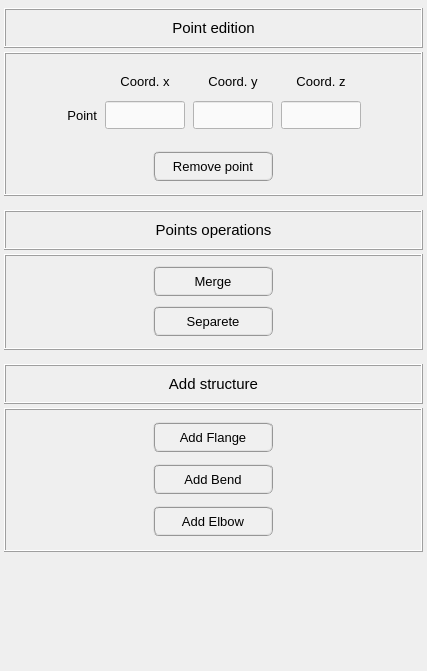
<?xml version="1.0" encoding="UTF-8"?>
<ui version="4.0">
 <class>Form</class>
 <widget class="QWidget" name="Form">
  <property name="geometry">
   <rect>
    <x>0</x>
    <y>0</y>
    <width>427</width>
    <height>671</height>
   </rect>
  </property>
  <property name="windowTitle">
   <string>Form</string>
  </property>
  <layout class="QGridLayout" name="gridLayout_3">
   <property name="leftMargin">
    <number>0</number>
   </property>
   <property name="topMargin">
    <number>4</number>
   </property>
   <property name="rightMargin">
    <number>0</number>
   </property>
   <property name="bottomMargin">
    <number>4</number>
   </property>
   <property name="horizontalSpacing">
    <number>4</number>
   </property>
   <property name="verticalSpacing">
    <number>6</number>
   </property>
   <item row="4" column="0">
    <spacer name="verticalSpacer">
     <property name="orientation">
      <enum>Qt::Vertical</enum>
     </property>
     <property name="sizeHint" stdset="0">
      <size>
       <width>20</width>
       <height>40</height>
      </size>
     </property>
    </spacer>
   </item>
   <item row="2" column="0">
    <widget class="QFrame" name="frame_add_structure">
     <property name="frameShape">
      <enum>QFrame::NoFrame</enum>
     </property>
     <property name="frameShadow">
      <enum>QFrame::Raised</enum>
     </property>
     <layout class="QGridLayout" name="gridLayout_8">
      <property name="leftMargin">
       <number>4</number>
      </property>
      <property name="topMargin">
       <number>4</number>
      </property>
      <property name="rightMargin">
       <number>4</number>
      </property>
      <property name="bottomMargin">
       <number>4</number>
      </property>
      <property name="spacing">
       <number>4</number>
      </property>
      <item row="0" column="0">
       <widget class="QFrame" name="frame_title_add_structure">
        <property name="minimumSize">
         <size>
          <width>0</width>
          <height>40</height>
         </size>
        </property>
        <property name="maximumSize">
         <size>
          <width>16777215</width>
          <height>40</height>
         </size>
        </property>
        <property name="frameShape">
         <enum>QFrame::Box</enum>
        </property>
        <property name="frameShadow">
         <enum>QFrame::Raised</enum>
        </property>
        <layout class="QGridLayout" name="gridLayout_7">
         <property name="leftMargin">
          <number>4</number>
         </property>
         <property name="topMargin">
          <number>4</number>
         </property>
         <property name="rightMargin">
          <number>4</number>
         </property>
         <property name="bottomMargin">
          <number>4</number>
         </property>
         <item row="0" column="0">
          <widget class="QLabel" name="label_2">
           <property name="font">
            <font>
             <pointsize>11</pointsize>
            </font>
           </property>
           <property name="text">
            <string>Add structure</string>
           </property>
           <property name="textFormat">
            <enum>Qt::AutoText</enum>
           </property>
           <property name="alignment">
            <set>Qt::AlignCenter</set>
           </property>
          </widget>
         </item>
        </layout>
       </widget>
      </item>
      <item row="1" column="0">
       <widget class="QFrame" name="frame_add_structure_main">
        <property name="minimumSize">
         <size>
          <width>0</width>
          <height>144</height>
         </size>
        </property>
        <property name="maximumSize">
         <size>
          <width>16777215</width>
          <height>180</height>
         </size>
        </property>
        <property name="frameShape">
         <enum>QFrame::Box</enum>
        </property>
        <property name="frameShadow">
         <enum>QFrame::Raised</enum>
        </property>
        <layout class="QGridLayout" name="gridLayout_4">
         <property name="leftMargin">
          <number>4</number>
         </property>
         <property name="topMargin">
          <number>4</number>
         </property>
         <property name="rightMargin">
          <number>4</number>
         </property>
         <property name="bottomMargin">
          <number>4</number>
         </property>
         <property name="spacing">
          <number>4</number>
         </property>
         <item row="2" column="0">
          <widget class="QPushButton" name="add_elbow_button">
           <property name="minimumSize">
            <size>
             <width>120</width>
             <height>30</height>
            </size>
           </property>
           <property name="maximumSize">
            <size>
             <width>120</width>
             <height>30</height>
            </size>
           </property>
           <property name="font">
            <font>
             <family>MS Shell Dlg 2</family>
             <pointsize>10</pointsize>
             <weight>50</weight>
             <italic>false</italic>
             <bold>false</bold>
            </font>
           </property>
           <property name="styleSheet">
            <string notr="true">QPushButton{border-radius: 6px; border-color: rgb(150, 150, 150); border-style: ridge; border-width: 2px; color: rgb(0, 0, 0); background-color: rgb(240, 240, 240)}
QPushButton:hover{border-radius: 6px; border-color: rgb(0, 170, 255); border-style: ridge; border-width: 2px; color: rgb(0, 0, 0); background-color: rgba(174, 213, 255, 100)}
QPushButton:pressed{border-radius: 6px; border-color: rgb(0, 170, 255); border-style: ridge; border-width: 2px; color: rgb(0, 0, 0); background-color: rgb(174, 213, 255)}
QPushButton:disabled{border-radius: 6px; border-color: rgb(150, 150, 150); border-style: ridge; border-width: 0px; color: rgb(150,150, 150); background-color: rgb(220, 220, 220)}</string>
           </property>
           <property name="text">
            <string>Add Elbow</string>
           </property>
          </widget>
         </item>
         <item row="0" column="0">
          <widget class="QPushButton" name="add_flange_button">
           <property name="minimumSize">
            <size>
             <width>120</width>
             <height>30</height>
            </size>
           </property>
           <property name="maximumSize">
            <size>
             <width>120</width>
             <height>30</height>
            </size>
           </property>
           <property name="font">
            <font>
             <family>MS Shell Dlg 2</family>
             <pointsize>10</pointsize>
             <weight>50</weight>
             <italic>false</italic>
             <bold>false</bold>
            </font>
           </property>
           <property name="styleSheet">
            <string notr="true">QPushButton{border-radius: 6px; border-color: rgb(150, 150, 150); border-style: ridge; border-width: 2px; color: rgb(0, 0, 0); background-color: rgb(240, 240, 240)}
QPushButton:hover{border-radius: 6px; border-color: rgb(0, 170, 255); border-style: ridge; border-width: 2px; color: rgb(0, 0, 0); background-color: rgba(174, 213, 255, 100)}
QPushButton:pressed{border-radius: 6px; border-color: rgb(0, 170, 255); border-style: ridge; border-width: 2px; color: rgb(0, 0, 0); background-color: rgb(174, 213, 255)}
QPushButton:disabled{border-radius: 6px; border-color: rgb(150, 150, 150); border-style: ridge; border-width: 0px; color: rgb(150,150, 150); background-color: rgb(220, 220, 220)}</string>
           </property>
           <property name="text">
            <string>Add Flange</string>
           </property>
          </widget>
         </item>
         <item row="1" column="0">
          <widget class="QPushButton" name="add_bend_button">
           <property name="minimumSize">
            <size>
             <width>120</width>
             <height>30</height>
            </size>
           </property>
           <property name="maximumSize">
            <size>
             <width>120</width>
             <height>30</height>
            </size>
           </property>
           <property name="font">
            <font>
             <family>MS Shell Dlg 2</family>
             <pointsize>10</pointsize>
             <weight>50</weight>
             <italic>false</italic>
             <bold>false</bold>
            </font>
           </property>
           <property name="styleSheet">
            <string notr="true">QPushButton{border-radius: 6px; border-color: rgb(150, 150, 150); border-style: ridge; border-width: 2px; color: rgb(0, 0, 0); background-color: rgb(240, 240, 240)}
QPushButton:hover{border-radius: 6px; border-color: rgb(0, 170, 255); border-style: ridge; border-width: 2px; color: rgb(0, 0, 0); background-color: rgba(174, 213, 255, 100)}
QPushButton:pressed{border-radius: 6px; border-color: rgb(0, 170, 255); border-style: ridge; border-width: 2px; color: rgb(0, 0, 0); background-color: rgb(174, 213, 255)}
QPushButton:disabled{border-radius: 6px; border-color: rgb(150, 150, 150); border-style: ridge; border-width: 0px; color: rgb(150,150, 150); background-color: rgb(220, 220, 220)}</string>
           </property>
           <property name="text">
            <string>Add Bend</string>
           </property>
          </widget>
         </item>
        </layout>
       </widget>
      </item>
     </layout>
    </widget>
   </item>
   <item row="0" column="0">
    <widget class="QFrame" name="frame_point_edition">
     <property name="frameShape">
      <enum>QFrame::NoFrame</enum>
     </property>
     <property name="frameShadow">
      <enum>QFrame::Raised</enum>
     </property>
     <layout class="QGridLayout" name="gridLayout_9">
      <property name="leftMargin">
       <number>4</number>
      </property>
      <property name="topMargin">
       <number>4</number>
      </property>
      <property name="rightMargin">
       <number>4</number>
      </property>
      <property name="bottomMargin">
       <number>4</number>
      </property>
      <property name="spacing">
       <number>4</number>
      </property>
      <item row="0" column="0">
       <widget class="QFrame" name="frame_title_point_edition">
        <property name="minimumSize">
         <size>
          <width>0</width>
          <height>40</height>
         </size>
        </property>
        <property name="maximumSize">
         <size>
          <width>16777215</width>
          <height>40</height>
         </size>
        </property>
        <property name="frameShape">
         <enum>QFrame::Box</enum>
        </property>
        <property name="frameShadow">
         <enum>QFrame::Raised</enum>
        </property>
        <layout class="QGridLayout" name="gridLayout_5">
         <property name="leftMargin">
          <number>4</number>
         </property>
         <property name="topMargin">
          <number>4</number>
         </property>
         <property name="rightMargin">
          <number>4</number>
         </property>
         <property name="bottomMargin">
          <number>4</number>
         </property>
         <item row="0" column="0">
          <widget class="QLabel" name="label">
           <property name="font">
            <font>
             <pointsize>11</pointsize>
            </font>
           </property>
           <property name="text">
            <string>Point edition</string>
           </property>
           <property name="textFormat">
            <enum>Qt::AutoText</enum>
           </property>
           <property name="alignment">
            <set>Qt::AlignCenter</set>
           </property>
          </widget>
         </item>
        </layout>
       </widget>
      </item>
      <item row="1" column="0">
       <widget class="QFrame" name="frame_point_edition_main">
        <property name="frameShape">
         <enum>QFrame::Box</enum>
        </property>
        <property name="frameShadow">
         <enum>QFrame::Raised</enum>
        </property>
        <layout class="QGridLayout" name="gridLayout_2">
         <property name="leftMargin">
          <number>4</number>
         </property>
         <property name="topMargin">
          <number>4</number>
         </property>
         <property name="rightMargin">
          <number>4</number>
         </property>
         <property name="bottomMargin">
          <number>4</number>
         </property>
         <property name="spacing">
          <number>4</number>
         </property>
         <item row="0" column="2">
          <spacer name="horizontalSpacer_2">
           <property name="orientation">
            <enum>Qt::Horizontal</enum>
           </property>
           <property name="sizeHint" stdset="0">
            <size>
             <width>40</width>
             <height>20</height>
            </size>
           </property>
          </spacer>
         </item>
         <item row="0" column="1">
          <widget class="QFrame" name="frame_coords">
           <property name="font">
            <font>
             <pointsize>10</pointsize>
            </font>
           </property>
           <property name="frameShape">
            <enum>QFrame::NoFrame</enum>
           </property>
           <property name="frameShadow">
            <enum>QFrame::Raised</enum>
           </property>
           <layout class="QGridLayout" name="gridLayout">
            <property name="horizontalSpacing">
             <number>8</number>
            </property>
            <item row="1" column="2">
             <widget class="QLineEdit" name="coord_y">
              <property name="enabled">
               <bool>true</bool>
              </property>
              <property name="minimumSize">
               <size>
                <width>60</width>
                <height>28</height>
               </size>
              </property>
              <property name="maximumSize">
               <size>
                <width>80</width>
                <height>28</height>
               </size>
              </property>
              <property name="font">
               <font>
                <pointsize>10</pointsize>
               </font>
              </property>
              <property name="focusPolicy">
               <enum>Qt::ClickFocus</enum>
              </property>
              <property name="styleSheet">
               <string notr="true">QLineEdit{color: rgb(0, 0, 0); background-color: rgb(250, 250, 250)}
QLineEdit:disabled{color: rgb(100, 100, 100); background-color: rgb(240, 240, 240)}</string>
              </property>
              <property name="text">
               <string/>
              </property>
              <property name="alignment">
               <set>Qt::AlignCenter</set>
              </property>
             </widget>
            </item>
            <item row="1" column="1">
             <widget class="QLineEdit" name="coord_x">
              <property name="enabled">
               <bool>true</bool>
              </property>
              <property name="minimumSize">
               <size>
                <width>60</width>
                <height>28</height>
               </size>
              </property>
              <property name="maximumSize">
               <size>
                <width>80</width>
                <height>28</height>
               </size>
              </property>
              <property name="font">
               <font>
                <pointsize>10</pointsize>
               </font>
              </property>
              <property name="focusPolicy">
               <enum>Qt::ClickFocus</enum>
              </property>
              <property name="styleSheet">
               <string notr="true">QLineEdit{color: rgb(0, 0, 0); background-color: rgb(250, 250, 250)}
QLineEdit:disabled{color: rgb(100, 100, 100); background-color: rgb(240, 240, 240)}</string>
              </property>
              <property name="text">
               <string/>
              </property>
              <property name="alignment">
               <set>Qt::AlignCenter</set>
              </property>
             </widget>
            </item>
            <item row="1" column="3">
             <widget class="QLineEdit" name="coord_z">
              <property name="enabled">
               <bool>true</bool>
              </property>
              <property name="minimumSize">
               <size>
                <width>60</width>
                <height>28</height>
               </size>
              </property>
              <property name="maximumSize">
               <size>
                <width>80</width>
                <height>28</height>
               </size>
              </property>
              <property name="font">
               <font>
                <pointsize>10</pointsize>
               </font>
              </property>
              <property name="focusPolicy">
               <enum>Qt::ClickFocus</enum>
              </property>
              <property name="styleSheet">
               <string notr="true">QLineEdit{color: rgb(0, 0, 0); background-color: rgb(250, 250, 250)}
QLineEdit:disabled{color: rgb(100, 100, 100); background-color: rgb(240, 240, 240)}</string>
              </property>
              <property name="text">
               <string/>
              </property>
              <property name="alignment">
               <set>Qt::AlignCenter</set>
              </property>
             </widget>
            </item>
            <item row="0" column="0">
             <widget class="QLabel" name="label_5">
              <property name="minimumSize">
               <size>
                <width>0</width>
                <height>28</height>
               </size>
              </property>
              <property name="maximumSize">
               <size>
                <width>16777215</width>
                <height>28</height>
               </size>
              </property>
              <property name="text">
               <string/>
              </property>
             </widget>
            </item>
            <item row="0" column="2">
             <widget class="QLabel" name="label_8">
              <property name="minimumSize">
               <size>
                <width>0</width>
                <height>28</height>
               </size>
              </property>
              <property name="maximumSize">
               <size>
                <width>16777215</width>
                <height>28</height>
               </size>
              </property>
              <property name="font">
               <font>
                <pointsize>10</pointsize>
               </font>
              </property>
              <property name="text">
               <string>Coord. y</string>
              </property>
              <property name="alignment">
               <set>Qt::AlignCenter</set>
              </property>
             </widget>
            </item>
            <item row="0" column="1">
             <widget class="QLabel" name="label_6">
              <property name="minimumSize">
               <size>
                <width>0</width>
                <height>28</height>
               </size>
              </property>
              <property name="maximumSize">
               <size>
                <width>16777215</width>
                <height>28</height>
               </size>
              </property>
              <property name="font">
               <font>
                <pointsize>10</pointsize>
               </font>
              </property>
              <property name="text">
               <string>Coord. x</string>
              </property>
              <property name="alignment">
               <set>Qt::AlignCenter</set>
              </property>
             </widget>
            </item>
            <item row="1" column="0">
             <widget class="QLabel" name="label_3">
              <property name="minimumSize">
               <size>
                <width>0</width>
                <height>28</height>
               </size>
              </property>
              <property name="maximumSize">
               <size>
                <width>16777215</width>
                <height>28</height>
               </size>
              </property>
              <property name="font">
               <font>
                <pointsize>10</pointsize>
               </font>
              </property>
              <property name="text">
               <string>Point</string>
              </property>
              <property name="alignment">
               <set>Qt::AlignRight|Qt::AlignTrailing|Qt::AlignVCenter</set>
              </property>
             </widget>
            </item>
            <item row="0" column="3">
             <widget class="QLabel" name="label_7">
              <property name="minimumSize">
               <size>
                <width>0</width>
                <height>28</height>
               </size>
              </property>
              <property name="maximumSize">
               <size>
                <width>16777215</width>
                <height>28</height>
               </size>
              </property>
              <property name="font">
               <font>
                <pointsize>10</pointsize>
               </font>
              </property>
              <property name="text">
               <string>Coord. z</string>
              </property>
              <property name="alignment">
               <set>Qt::AlignCenter</set>
              </property>
             </widget>
            </item>
           </layout>
          </widget>
         </item>
         <item row="0" column="0">
          <spacer name="horizontalSpacer">
           <property name="orientation">
            <enum>Qt::Horizontal</enum>
           </property>
           <property name="sizeHint" stdset="0">
            <size>
             <width>40</width>
             <height>20</height>
            </size>
           </property>
          </spacer>
         </item>
         <item row="1" column="0" colspan="3">
          <widget class="QFrame" name="frame_5">
           <property name="minimumSize">
            <size>
             <width>0</width>
             <height>48</height>
            </size>
           </property>
           <property name="frameShape">
            <enum>QFrame::NoFrame</enum>
           </property>
           <property name="frameShadow">
            <enum>QFrame::Raised</enum>
           </property>
           <layout class="QGridLayout" name="gridLayout_6">
            <item row="0" column="0">
             <widget class="QPushButton" name="remove_point_button">
              <property name="minimumSize">
               <size>
                <width>120</width>
                <height>30</height>
               </size>
              </property>
              <property name="maximumSize">
               <size>
                <width>120</width>
                <height>30</height>
               </size>
              </property>
              <property name="font">
               <font>
                <pointsize>10</pointsize>
               </font>
              </property>
              <property name="styleSheet">
               <string notr="true">QPushButton{border-radius: 6px; border-color: rgb(150, 150, 150); border-style: ridge; border-width: 2px; color: rgb(0, 0, 0); background-color: rgb(240, 240, 240)}
QPushButton:hover{border-radius: 6px; border-color: rgb(0, 170, 255); border-style: ridge; border-width: 2px; color: rgb(0, 0, 0); background-color: rgba(174, 213, 255, 100)}
QPushButton:pressed{border-radius: 6px; border-color: rgb(0, 170, 255); border-style: ridge; border-width: 2px; color: rgb(0, 0, 0); background-color: rgb(174, 213, 255)}
QPushButton:disabled{border-radius: 6px; border-color: rgb(150, 150, 150); border-style: ridge; border-width: 0px; color: rgb(150,150, 150); background-color: rgb(220, 220, 220)}</string>
              </property>
              <property name="text">
               <string>Remove point</string>
              </property>
             </widget>
            </item>
           </layout>
          </widget>
         </item>
        </layout>
       </widget>
      </item>
     </layout>
    </widget>
   </item>
   <item row="1" column="0">
    <widget class="QFrame" name="frame_points_operation">
     <property name="frameShape">
      <enum>QFrame::NoFrame</enum>
     </property>
     <property name="frameShadow">
      <enum>QFrame::Raised</enum>
     </property>
     <layout class="QGridLayout" name="gridLayout_10">
      <property name="leftMargin">
       <number>4</number>
      </property>
      <property name="topMargin">
       <number>4</number>
      </property>
      <property name="rightMargin">
       <number>4</number>
      </property>
      <property name="bottomMargin">
       <number>4</number>
      </property>
      <property name="spacing">
       <number>4</number>
      </property>
      <item row="0" column="0">
       <widget class="QFrame" name="frame_title_points_operation">
        <property name="minimumSize">
         <size>
          <width>0</width>
          <height>40</height>
         </size>
        </property>
        <property name="maximumSize">
         <size>
          <width>16777215</width>
          <height>40</height>
         </size>
        </property>
        <property name="frameShape">
         <enum>QFrame::Box</enum>
        </property>
        <property name="frameShadow">
         <enum>QFrame::Raised</enum>
        </property>
        <layout class="QGridLayout" name="gridLayout_11">
         <property name="leftMargin">
          <number>4</number>
         </property>
         <property name="topMargin">
          <number>4</number>
         </property>
         <property name="rightMargin">
          <number>4</number>
         </property>
         <property name="bottomMargin">
          <number>4</number>
         </property>
         <item row="0" column="0">
          <widget class="QLabel" name="label_4">
           <property name="font">
            <font>
             <pointsize>11</pointsize>
            </font>
           </property>
           <property name="text">
            <string>Points operations</string>
           </property>
           <property name="textFormat">
            <enum>Qt::AutoText</enum>
           </property>
           <property name="alignment">
            <set>Qt::AlignCenter</set>
           </property>
          </widget>
         </item>
        </layout>
       </widget>
      </item>
      <item row="1" column="0">
       <widget class="QFrame" name="frame_11">
        <property name="minimumSize">
         <size>
          <width>0</width>
          <height>96</height>
         </size>
        </property>
        <property name="maximumSize">
         <size>
          <width>16777215</width>
          <height>180</height>
         </size>
        </property>
        <property name="frameShape">
         <enum>QFrame::Box</enum>
        </property>
        <property name="frameShadow">
         <enum>QFrame::Raised</enum>
        </property>
        <layout class="QGridLayout" name="gridLayout_12">
         <property name="leftMargin">
          <number>4</number>
         </property>
         <property name="topMargin">
          <number>4</number>
         </property>
         <property name="rightMargin">
          <number>4</number>
         </property>
         <property name="bottomMargin">
          <number>4</number>
         </property>
         <property name="spacing">
          <number>4</number>
         </property>
         <item row="1" column="0">
          <widget class="QPushButton" name="separete_button">
           <property name="minimumSize">
            <size>
             <width>120</width>
             <height>30</height>
            </size>
           </property>
           <property name="maximumSize">
            <size>
             <width>120</width>
             <height>30</height>
            </size>
           </property>
           <property name="font">
            <font>
             <family>MS Shell Dlg 2</family>
             <pointsize>10</pointsize>
             <weight>50</weight>
             <italic>false</italic>
             <bold>false</bold>
            </font>
           </property>
           <property name="styleSheet">
            <string notr="true">QPushButton{border-radius: 6px; border-color: rgb(150, 150, 150); border-style: ridge; border-width: 2px; color: rgb(0, 0, 0); background-color: rgb(240, 240, 240)}
QPushButton:hover{border-radius: 6px; border-color: rgb(0, 170, 255); border-style: ridge; border-width: 2px; color: rgb(0, 0, 0); background-color: rgba(174, 213, 255, 100)}
QPushButton:pressed{border-radius: 6px; border-color: rgb(0, 170, 255); border-style: ridge; border-width: 2px; color: rgb(0, 0, 0); background-color: rgb(174, 213, 255)}
QPushButton:disabled{border-radius: 6px; border-color: rgb(150, 150, 150); border-style: ridge; border-width: 0px; color: rgb(150,150, 150); background-color: rgb(220, 220, 220)}</string>
           </property>
           <property name="text">
            <string>Separete</string>
           </property>
          </widget>
         </item>
         <item row="0" column="0">
          <widget class="QPushButton" name="merge_button">
           <property name="minimumSize">
            <size>
             <width>120</width>
             <height>30</height>
            </size>
           </property>
           <property name="maximumSize">
            <size>
             <width>120</width>
             <height>30</height>
            </size>
           </property>
           <property name="font">
            <font>
             <family>MS Shell Dlg 2</family>
             <pointsize>10</pointsize>
             <weight>50</weight>
             <italic>false</italic>
             <bold>false</bold>
            </font>
           </property>
           <property name="styleSheet">
            <string notr="true">QPushButton{border-radius: 6px; border-color: rgb(150, 150, 150); border-style: ridge; border-width: 2px; color: rgb(0, 0, 0); background-color: rgb(240, 240, 240)}
QPushButton:hover{border-radius: 6px; border-color: rgb(0, 170, 255); border-style: ridge; border-width: 2px; color: rgb(0, 0, 0); background-color: rgba(174, 213, 255, 100)}
QPushButton:pressed{border-radius: 6px; border-color: rgb(0, 170, 255); border-style: ridge; border-width: 2px; color: rgb(0, 0, 0); background-color: rgb(174, 213, 255)}
QPushButton:disabled{border-radius: 6px; border-color: rgb(150, 150, 150); border-style: ridge; border-width: 0px; color: rgb(150,150, 150); background-color: rgb(220, 220, 220)}</string>
           </property>
           <property name="text">
            <string>Merge</string>
           </property>
          </widget>
         </item>
        </layout>
       </widget>
      </item>
     </layout>
    </widget>
   </item>
  </layout>
 </widget>
 <resources/>
 <connections/>
</ui>
